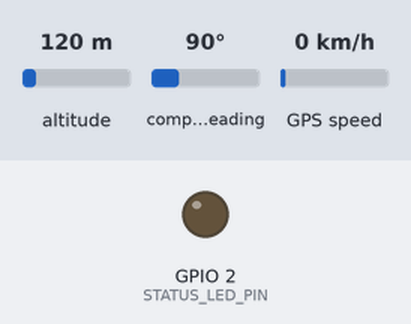
The sketch below on a simulated ESP32. Parts: output pins drawn as LEDs (lit = HIGH). The test bench sets the inputs (shaded band); at power-on: altitude 120 m, compass heading 90°, GPS speed 0 km/h. WiFi joins after 1.5 s; servers stay silent unless stated; the GPS gets a fix after 3 s at 37.7749, -122.4194 with 8 satellites; no MQTT or app messages arrive unless stated; what the sketch prints to the serial monitor is not drawn.

Above: at 0.6 s.
At 2.3 s:
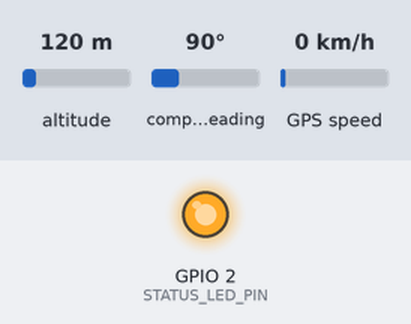
Timing chart, 0 to 3.8 s (numbered marks = the images above):
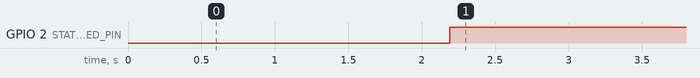

Measured:
- by itself, GPIO 2 (STATUS_LED_PIN): LOW → HIGH at 2.2 s

The sketch:

altivex_demo_situgede.ino
```cpp
// =====================================================================
// ALTIVEX DEMO — ESP32 firmware identik dengan produksi
// Untuk dashboard demo di altivex-demo.duckdns.org (peta loop CIFOR-
// Situgede, Bogor).
// ---------------------------------------------------------------------
// Hardware identik dengan produksi:
//   - ESP32 (Heltec WiFi LoRa V3 / generic ESP32 dev board)
//   - GPS NEO-6M di Serial2 (GPIO 16 = RX, GPIO 17 = TX)
//
// Yang berbeda dari produksi:
//   - MQTT broker: altivex-demo.duckdns.org:1885 (bukan port 1883)
//   - Credential: ambil dari deployment/demo-branch/.env.demo
//
// Yang sama persis dengan produksi:
//   - GPS NEO-6M asli (bukan simulator) — pendaki bawa device,
//     jalan/sepeda di Situgede, koordinat dari satelit
//   - WiFi/4G untuk publish MQTT (Bogor punya cell signal, beda
//     dengan Pangrango yang remote dan butuh LoRa basecamp)
//   - Payload schema sama: {id_perangkat, latitude, longitude}
//
// Library yang perlu di-install via Arduino IDE Library Manager:
//   1. PubSubClient by Nick O'Leary       (>= 2.8)
//   2. ArduinoJson by Benoit Blanchon     (>= 6.21)
//   3. TinyGPSPlus by Mikal Hart          (>= 1.0.3)
//
// Board: ESP32 Dev Module / Heltec WiFi LoRa V3 / dll.
// Tested: Arduino IDE 2.x, core esp32 v2.0.14+
// =====================================================================

#include <WiFi.h>
#include <PubSubClient.h>
#include <ArduinoJson.h>
#include <TinyGPSPlus.h>
#include <math.h>

// ====================================================================
// 1. KONFIGURASI — EDIT 4 BARIS DI BAWAH SEBELUM UPLOAD
// ====================================================================

// Wi-Fi yang punya akses internet (Wi-Fi rumah / tethering 4G HP)
const char* WIFI_SSID     = "GANTI_SSID_ANDA";
const char* WIFI_PASSWORD = "GANTI_PASSWORD_WIFI";

// MQTT password — ambil dari .env.demo di VM:
//   ssh user@<vm-ip>
//   grep MQTT_PASSWORD ~/ALTIVEX/deployment/demo-branch/.env.demo
const char* MQTT_PASSWORD = "6734d18943409d20a36e1c0eebeb411f";

// Identitas perangkat — UNIK per ESP32 kalau pakai >1 device demo
const char* DEVICE_ID = "DEMO-CIFOR-01";

// ====================================================================
// 2. KONSTANTA BROKER DEMO — biasanya tidak perlu diubah
// ====================================================================
const char*    MQTT_HOST     = "altivex-demo.duckdns.org";
const uint16_t MQTT_PORT     = 1885;
const char*    MQTT_USERNAME = "altivex_demo";
const char*    TOPIC_PUB     = "altivex/sensor/data";

// Frekuensi publish posisi (ms). Smooth movement di peta tapi tidak
// flood broker. 5 detik = 1 update tiap ~20m di kecepatan sepeda
// 14 km/h.
const uint32_t PUBLISH_INTERVAL_MS = 5000;

// Reconnect intervals — non-blocking watchdog di main loop.
const uint32_t WIFI_CHECK_INTERVAL_MS    = 5000;
const uint32_t MQTT_RETRY_DELAY_MS       = 2000;
const uint8_t  MQTT_MAX_RETRIES_PER_LOOP = 3;

// LED status indicator (built-in di mayoritas dev board ESP32):
//   - Off:     belum konek Wi-Fi
//   - Slow blink (1Hz): Wi-Fi OK, MQTT belum konek
//   - On solid: Wi-Fi + MQTT OK, publishing aktif
const uint8_t STATUS_LED_PIN = 2;

// ====================================================================
// 3. HARDWARE PIN GPS NEO-6M
// ====================================================================
constexpr uint8_t  GPS_RX_PIN = 16;  // ESP32 RX <- GPS TX
constexpr uint8_t  GPS_TX_PIN = 17;  // ESP32 TX -> GPS RX
constexpr uint32_t GPS_BAUD   = 9600;

// ====================================================================
// 4. STATE GLOBAL
// ====================================================================
WiFiClient    netClient;
PubSubClient  mqtt(netClient);
TinyGPSPlus   gps;
HardwareSerial gpsSerial(2);

uint32_t lastPublishMs   = 0;
uint32_t lastWifiCheckMs = 0;
uint32_t lastLedToggleMs = 0;
bool     ledState        = false;
uint32_t publishCount    = 0;

// ====================================================================
// Helper: Wi-Fi connect dengan timeout supaya gak block forever.
// Setelah inisial connect, loop() yang panggil ini lagi tiap 5 detik
// kalau ter-deteksi disconnect (auto-reconnect).
// ====================================================================
bool connectWifi(uint32_t timeoutMs = 30000) {
    if (WiFi.status() == WL_CONNECTED) return true;

    Serial.printf("[wifi] Connecting to '%s' ...\n", WIFI_SSID);
    WiFi.mode(WIFI_STA);
    WiFi.disconnect(true);  // clear stale session
    delay(100);
    WiFi.begin(WIFI_SSID, WIFI_PASSWORD);

    uint32_t start = millis();
    while (WiFi.status() != WL_CONNECTED) {
        if (millis() - start > timeoutMs) {
            Serial.println("\n[wifi] TIMEOUT. Akan retry di loop().");
            return false;
        }
        delay(500);
        Serial.print(".");
    }
    Serial.printf("\n[wifi] Connected. IP=%s, RSSI=%d dBm\n",
                  WiFi.localIP().toString().c_str(), WiFi.RSSI());
    return true;
}

// ====================================================================
// Helper: MQTT connect dengan limited retries (gak block loop kalau
// broker sedang offline). Return true kalau sukses.
// ====================================================================
bool connectMqtt() {
    if (mqtt.connected()) return true;

    for (uint8_t attempt = 0; attempt < MQTT_MAX_RETRIES_PER_LOOP; attempt++) {
        Serial.printf("[mqtt] Connecting %s:%u as '%s' (attempt %u/%u) ...\n",
                      MQTT_HOST, MQTT_PORT, MQTT_USERNAME,
                      attempt + 1, MQTT_MAX_RETRIES_PER_LOOP);

        // Client ID unique: DEVICE_ID + chip MAC (last 4 bytes)
        char clientId[40];
        uint64_t mac = ESP.getEfuseMac();
        snprintf(clientId, sizeof(clientId), "%s-%08X",
                 DEVICE_ID, (uint32_t)(mac & 0xFFFFFFFF));

        if (mqtt.connect(clientId, MQTT_USERNAME, MQTT_PASSWORD)) {
            Serial.printf("[mqtt] Connected as clientId='%s'\n", clientId);
            return true;
        }

        // PubSubClient state codes:
        //  -4: timeout, -3: lost, -2: connect failed, -1: disconnected
        //   1: bad protocol, 2: bad client ID, 3: server unavailable
        //   4: bad credentials, 5: not authorized
        Serial.printf("[mqtt] Failed (state=%d). ", mqtt.state());
        if (attempt + 1 < MQTT_MAX_RETRIES_PER_LOOP) {
            Serial.printf("Retry in %ums.\n", MQTT_RETRY_DELAY_MS);
            delay(MQTT_RETRY_DELAY_MS);
        } else {
            Serial.println("Akan retry di iterasi loop berikutnya.");
        }
    }
    return false;
}

// ====================================================================
// Update LED status berdasarkan state koneksi.
// ====================================================================
void updateStatusLed() {
    bool wifiOk = (WiFi.status() == WL_CONNECTED);
    bool mqttOk = wifiOk && mqtt.connected();

    if (mqttOk) {
        digitalWrite(STATUS_LED_PIN, HIGH);  // solid on
    } else if (wifiOk) {
        if (millis() - lastLedToggleMs >= 500) {  // 1Hz blink
            ledState = !ledState;
            digitalWrite(STATUS_LED_PIN, ledState ? HIGH : LOW);
            lastLedToggleMs = millis();
        }
    } else {
        digitalWrite(STATUS_LED_PIN, LOW);  // off
    }
}

// ====================================================================
// Publish JSON payload — schema MUST match struct IncomingData di
// backend Rust (main.rs):
//   {"id_perangkat": "...", "latitude": ..., "longitude": ...}
// ====================================================================
bool publishPosition(double lat, double lng) {
    StaticJsonDocument<128> doc;
    doc["id_perangkat"] = DEVICE_ID;
    doc["latitude"]     = lat;
    doc["longitude"]    = lng;

    char buf[128];
    size_t n = serializeJson(doc, buf, sizeof(buf));

    if (mqtt.publish(TOPIC_PUB, (const uint8_t*)buf, n, /*retain=*/false)) {
        publishCount++;
        Serial.printf("[mqtt] #%u >> %s\n", (unsigned)publishCount, buf);
        return true;
    } else {
        Serial.printf("[mqtt] Publish FAILED (state=%d).\n", mqtt.state());
        return false;
    }
}

// ====================================================================
// Setup
// ====================================================================
void setup() {
    Serial.begin(115200);
    delay(500);

    pinMode(STATUS_LED_PIN, OUTPUT);
    digitalWrite(STATUS_LED_PIN, LOW);

    Serial.println();
    Serial.println("============================================");
    Serial.println("ALTIVEX DEMO — Real GPS Hardware");
    Serial.println("============================================");
    Serial.printf("Device ID:     %s\n", DEVICE_ID);
    Serial.printf("Broker:        %s:%u\n", MQTT_HOST, MQTT_PORT);
    Serial.printf("Topic:         %s\n", TOPIC_PUB);
    Serial.printf("Publish every: %ums\n", PUBLISH_INTERVAL_MS);
    Serial.println("============================================");

    gpsSerial.begin(GPS_BAUD, SERIAL_8N1, GPS_RX_PIN, GPS_TX_PIN);
    Serial.printf("[gps] NEO-6M aktif di Serial2 (RX=GPIO%u, TX=GPIO%u, baud=%u)\n",
                  GPS_RX_PIN, GPS_TX_PIN, GPS_BAUD);

    connectWifi();
    mqtt.setServer(MQTT_HOST, MQTT_PORT);
    mqtt.setKeepAlive(30);
    mqtt.setBufferSize(256);
    connectMqtt();

    lastWifiCheckMs = millis();
}

// ====================================================================
// Loop
// ====================================================================
void loop() {
    uint32_t now = millis();

    // 1. Wi-Fi watchdog — non-blocking reconnect kalau drop.
    if (now - lastWifiCheckMs >= WIFI_CHECK_INTERVAL_MS) {
        lastWifiCheckMs = now;
        if (WiFi.status() != WL_CONNECTED) {
            Serial.println("[wifi] Disconnected. Reconnecting...");
            connectWifi(10000);
        }
    }

    // 2. MQTT watchdog — re-connect kalau Wi-Fi OK tapi MQTT down.
    if (WiFi.status() == WL_CONNECTED && !mqtt.connected()) {
        connectMqtt();
    }

    // 3. MQTT keep-alive heartbeat.
    if (mqtt.connected()) {
        mqtt.loop();
    }

    // 4. Status LED.
    updateStatusLed();

    // 5. Feed GPS parser dari Serial2.
    while (gpsSerial.available() > 0) {
        gps.encode(gpsSerial.read());
    }

    // 6. Throttle publish — skip kalau belum waktunya atau MQTT down.
    if (now - lastPublishMs < PUBLISH_INTERVAL_MS) return;
    if (!mqtt.connected()) return;

    // 7. GPS lock check.
    if (!gps.location.isValid()) {
        Serial.printf("[gps] Waiting for fix... (sat=%u, hdop=%u)\n",
                      (unsigned)gps.satellites.value(),
                      (unsigned)gps.hdop.value());
        lastPublishMs = now;  // throttle log spam
        return;
    }

    double lat = gps.location.lat();
    double lng = gps.location.lng();

    // 8. Defensive: skip (0,0) di sisi device juga (NEO-6M lock-loss
    //    anomaly). Backend juga punya guard, tapi mengurangi traffic.
    if (fabs(lat) < 1e-6 && fabs(lng) < 1e-6) {
        Serial.println("[gps] Lock-loss anomaly (0,0), skip publish.");
        lastPublishMs = now;
        return;
    }

    // 9. Publish.
    if (publishPosition(lat, lng)) {
        lastPublishMs = now;
    }
    // Kalau publish gagal, jangan update lastPublishMs supaya retry
    // langsung di iterasi loop berikutnya.
}

// =====================================================================
// CARA PAKAI — DEMO WORKFLOW
// ---------------------------------------------------------------------
// 1. Edit 4 baris di Section 1:
//    - WIFI_SSID
//    - WIFI_PASSWORD
//    - MQTT_PASSWORD       (dari .env.demo)
//    - DEVICE_ID           (kalau >1 ESP32 demo)
//
// 2. Ambil MQTT_PASSWORD dari VM:
//
//      ssh user@<vm-ip>
//      grep MQTT_PASSWORD ~/ALTIVEX/deployment/demo-branch/.env.demo
//
// 3. Sambung GPS NEO-6M ke ESP32:
//      GPS VCC  → ESP32 3.3V (atau 5V kalau modul-nya 5V tolerant)
//      GPS GND  → ESP32 GND
//      GPS TX   → ESP32 GPIO 16
//      GPS RX   → ESP32 GPIO 17
//
// 4. Compile + upload via Arduino IDE:
//    - Tools > Board: ESP32 Dev Module (atau Heltec WiFi LoRa V3)
//    - Tools > Upload Speed: 921600
//    - Pilih COM port
//    - Klik Upload
//
// 5. Buka Serial Monitor 115200. Yang harus muncul:
//
//      ============================================
//      ALTIVEX DEMO — Real GPS Hardware
//      ============================================
//      Device ID:     DEMO-CIFOR-01
//      Broker:        altivex-demo.duckdns.org:1885
//      ...
//      [gps] NEO-6M aktif di Serial2 (RX=GPIO16, TX=GPIO17, baud=9600)
//      [wifi] Connected. IP=192.168.x.x, RSSI=-XX dBm
//      [mqtt] Connecting altivex-demo.duckdns.org:1885 as 'altivex_demo' (attempt 1/3) ...
//      [mqtt] Connected as clientId='DEMO-CIFOR-01-XXXXXXXX'
//      [gps] Waiting for fix... (sat=0, hdop=99)
//      [gps] Waiting for fix... (sat=3, hdop=15)         <-- masih cari sinyal
//      [mqtt] #1 >> {"id_perangkat":"DEMO-CIFOR-01","latitude":-6.554628,"longitude":106.751823}
//
//    GPS first-fix outdoor biasanya 30-90 detik. Indoor: bisa lebih
//    lama atau gak dapat fix sama sekali. Pastikan GPS antenna outdoor.
//
//    LED on-board:
//      Off                = Wi-Fi belum konek
//      Slow blink (1Hz)   = Wi-Fi OK, MQTT belum konek
//      On solid           = Wi-Fi + MQTT OK, ready publish setelah GPS fix
//
// 6. Buka dashboard demo: https://altivex-demo.duckdns.org/
//    Login dengan BASECAMP_USERNAME/PASSWORD dari .env.demo.
//    Daftarkan pendaki:
//      Nama: Demo Pendaki 1
//      ID Perangkat: DEMO-CIFOR-01    (HARUS persis match DEVICE_ID di .ino)
//      Telepon Darurat: +6281234567890
//
// 7. Bawa ESP32 + GPS muter Situgede. Marker bergerak di peta sesuai
//    posisi GPS asli kamu.
//
// ---------------------------------------------------------------------
// MULTI-DEVICE DEMO
// ---------------------------------------------------------------------
//   Flash beberapa ESP32 dengan DEVICE_ID berbeda. Daftarkan tiap ID
//   di dashboard. Beberapa pendaki bergerak paralel di peta.
//
// ---------------------------------------------------------------------
// DEMO TANPA HARDWARE GPS
// ---------------------------------------------------------------------
//   Kalau belum punya GPS NEO-6M atau lagi rapat presentasi tanpa
//   bisa keluar gedung, pakai PowerShell/bash simulator yang sudah
//   disediakan:
//
//      # Dari laptop:
//      .\scripts\demo-publisher.ps1
//
//      # Dari VM:
//      ./scripts/demo-publisher.sh
//
//   Skrip itu generate posisi yang muter di loop Situgede tanpa GPS,
//   publish ke broker yang sama persis. Marker bergerak smooth di
//   dashboard.
//
// ---------------------------------------------------------------------
// TROUBLESHOOTING
// ---------------------------------------------------------------------
//   - "[mqtt] Failed (state=4)" terus
//        => MQTT_PASSWORD salah. Re-grep dari .env.demo, paste ulang.
//
//   - "[mqtt] Failed (state=-2)" terus
//        => Broker tidak reachable. Cek port 1885 sudah dibuka di
//           firewall GCP. Smoke test dari laptop:
//             mosquitto_pub -h altivex-demo.duckdns.org -p 1885 \
//                 -u altivex_demo -P 'YOUR_PASSWORD' \
//                 -t altivex/sensor/data -m '{"test":1}' -d
//
//   - "[gps] Waiting for fix..." berjam-jam, gak pernah valid
//        => GPS gak bisa lock satelit. Penyebab umum:
//           (a) GPS antenna terhalang (di dalam gedung / dalam tas)
//           (b) Wiring salah (RX/TX terbalik atau short)
//           (c) GPS power instabil (5V regulator overload, ganti supply)
//           (d) NEO-6M cold start butuh almanac download — diam outdoor
//               5-10 menit untuk first fix.
//
//   - Dashboard tidak menampilkan marker meski Serial print "[mqtt] >>"
//        => Pendaki belum terdaftar dengan ID yang sama. Login
//           dashboard, daftarkan pendaki dengan ID Perangkat persis =
//           DEVICE_ID di firmware.
//
//   - Wi-Fi sering disconnect saat outdoor
//        => Cek RSSI di Serial. Kalau lebih buruk dari -75 dBm,
//           pakai tethering 4G HP sebagai hotspot, atau pasang antenna
//           eksternal di ESP32.
// =====================================================================
```
